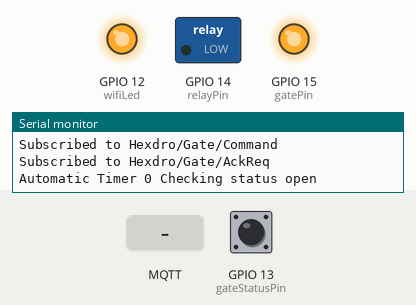
Bench run of a sketch on a simulated ESP8266 (NodeMCU). On the bench: switched loads named in the sketch (green lamp = pin HIGH), output pins drawn as LEDs (lit = HIGH), the last lines printed to the serial monitor. The test bench sets the inputs (shaded band); at power-on: GPIO 13 (gateStatusPin) HIGH. WiFi joins after 1.5 s; servers stay silent unless stated; no MQTT or app messages arrive unless stated.

Above: at 5.2 s.
5.3 s: MQTT message "toggle" arrives on the first subscribed topic
At 6.1 s:
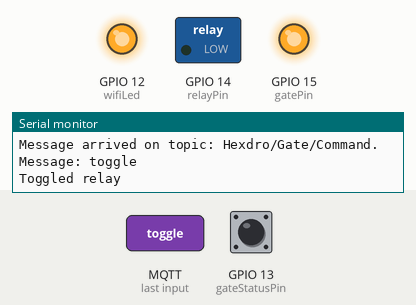
8.3 s: GPIO 13 (gateStatusPin) pulled LOW for 0.15 s
At 9.0 s:
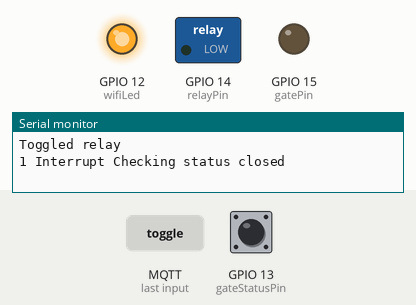
11.4 s: GPIO 13 (gateStatusPin) driven LOW
At 12.5 s:
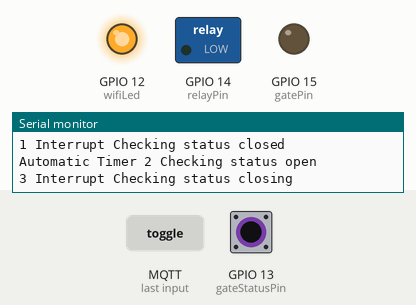
Timing chart, 0 to 14.4 s (numbered marks = the images above; inputs shaded):
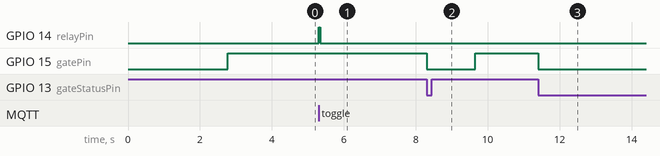

The sketch:

gateOpenerSketch.ino
```cpp
/*****

 All the resources for this project:
 insert URL HERE

*****/

#include <ESP8266WiFi.h>
#include <PubSubClient.h>
#include <ArduinoJson.h>

// Change the credentials below, so your ESP8266 connects to your router
const char* ssid = "WR7010-2.4G-1DA";
const char* password = "xzad67467";

// IP configuration
IPAddress ip(192, 168, 137, 25); // where xx is the desired IP Address
IPAddress gateway(192, 168, 1, 1); // set gateway to match your network
IPAddress subnet(255, 255, 255, 0); // set subnet mask to match your network

// Change the variable to your Raspberry Pi IP address, so it connects to your MQTT broker
const char* mqtt_server = "test.mosquitto.org";

// Initializes the espClient. You should change the espClient name if you have multiple ESPs running in your home automation system
WiFiClient espClient;
PubSubClient client(espClient);

// Pins
#define wifiLed 12
#define gatePin 15
#define gateStatusPin 13
#define relayPin 14

// States
const String OPENING_STATUS ="opening";
const String CLOSING_STATUS ="closing";
const String OPEN_STATUS ="open";
const String CLOSED_STATUS ="closed";
const String OPENINGCLOSING_STATUS = "openclose";
const String UNDETERMINED_STATUS ="und";
const String CLOSING_STOPPED_STATUS = "closing_stopped";
const String OPENING_STOPPED_STATUS = "opening_stopped";

// Timers auxiliar variables and previous gate status
long lastMeasure = 0;
long lastInterrupt = 0;
long threshold = 1200;
boolean lastGateStatus = false;
boolean check = true;

// Gate
String gateCommand = "Hexdro/Gate/Command";
String gateStatus= "Hexdro/Gate/Status";
bool gate_is_open = false;
String gateStatusString = UNDETERMINED_STATUS;

// Ack
String ACKREQTOPIC = "Hexdro/Gate/AckReq";
String ACKREPTOPIC = "Hexdro/Gate/AckReply";

// JSON Objects
StaticJsonDocument<100> docAck;
StaticJsonDocument<150> AckBack;
StaticJsonDocument<38> doc;

JsonObject root = doc.to<JsonObject>();
JsonObject gate = root.createNestedObject("gate");

JsonObject obj = AckBack.to<JsonObject>();
JsonObject ack_respone = obj.createNestedObject("ack_response");

// State keeping
bool started=false;
int i =0;

// Populate JSON Data
void setupJSON() {
  delay(10);
  gate["status"] = gate_is_open;
  ack_respone["client"]="";
}

// Don't change the function below. This functions connects your ESP8266 to your router
void setup_wifi() {
  delay(10);
  // We start by connecting to a WiFi network
  Serial.println();
  Serial.print("Connecting to ");
  Serial.println(ssid);

  WiFi.mode(WIFI_STA);
  WiFi.config(ip, gateway, subnet);
  WiFi.begin(ssid, password);
  while (WiFi.status() != WL_CONNECTED) {
    delay(500);
    Serial.print(".");
  }
  digitalWrite(wifiLed, HIGH);
  Serial.println("");
  Serial.print("WiFi connected - ESP IP address: ");
  Serial.println(WiFi.localIP());
}

// This functions is executed when some device publishes a message to a topic that your ESP8266 is subscribed to
// Change the function below to add logic to your program, so when a device publishes a message to a topic that
// your ESP8266 is subscribed you can actually do something
void callback(String topic, byte* message, unsigned int length) {
  Serial.print("Message arrived on topic: ");
  Serial.print(topic);
  Serial.print(". Message: ");
  String messageTemp;

  for (int i = 0; i < length; i++) {
    Serial.print((char)message[i]);
    messageTemp += (char)message[i];
  }
  Serial.println();

  // Toggles relay to trigger gate button
  if(topic==gateCommand){

      if(messageTemp == "toggle") {
        toggleRelay();
      }

  }

  // Ack request from connected device
  else if (topic==ACKREQTOPIC){

    // Deserialize the JSON object
    DeserializationError error = deserializeJson(docAck, messageTemp);

    // Test if parsing succeeds.
    if (error) {
      Serial.print(F("deserializeJson() failed: "));
      Serial.println(error.c_str());
      return;
    }

    const char* ackClient = docAck["ack_request"]["client"];

    // Send Ack Back
    ack_respone["client"] = ackClient;
    String statusData="";
    serializeJsonPretty(obj, statusData);;
    client.publish(ACKREPTOPIC.c_str(), statusData.c_str());

    // Print client.
    Serial.print("ACK sent to " +String(ackClient));
    ack_respone["client"].clear();
    AckBack.clear();

  }

  Serial.println();
}

// This functions reconnects your ESP8266 to your MQTT broker
// Change the function below if you want to subscribe to more topics with your ESP8266
void reconnect() {
  // Loop until we're reconnected
  while (!client.connected()) {
    Serial.print("Attempting MQTT connection...");
    // Attempt to connect
    if (client.connect("ESP8226_Gate")) {
      Serial.println("connected");
      // Subscribe or resubscribe to a topic
      // You can subscribe to more topics (to control more LEDs in this example)
      client.subscribe(gateCommand.c_str());
      client.subscribe(ACKREQTOPIC.c_str());
      client.publish("Hexdro", "hello world ESP8226 ! ");
      Serial.println("Subscribed to "+gateCommand);
      Serial.println("Subscribed to "+ACKREQTOPIC);

      /* Send persisting status */
      if (!started) {
        started=!started;
        lastInterrupt=millis();
      }

    } else {
      Serial.print("failed, rc=");
      Serial.print(client.state());
      Serial.println(" try again in 5 seconds");
      // Wait 5 seconds before retrying
      delay(5000);
    }
  }
}

// Publish Status of gate to MQTT
void publishStatus(){

  // Update JSON object
  gate["status"] = gateStatusString;

  String statusData="";
  // sprintf(statusData,"%d \n",60);
  serializeJsonPretty(root, statusData);
  client.publish(gateStatus.c_str(), statusData.c_str(),true);
  doc.clear();
}

// Function to trigger relay conneted to ESP8266
void toggleRelay(){
  digitalWrite(relayPin,HIGH);
  delay(50);
  digitalWrite(relayPin,LOW);
  Serial.println("Toggled relay");
}

// This function is triggered when the gate status pin voltage is changed
// Determines the current state of the gate once it has changed
ICACHE_RAM_ATTR void checkGateStatusInterupt(){

  // Update time last interrupt occured
  lastInterrupt = millis();

  if (millis()-lastMeasure > 200 ){

    // Stop automatic status check from occuring
    check = false;

    // Measure time
    long now = millis();
    long timeElsapsed = now - lastMeasure;
    threshold = 1200;

    // Record input
    bool gateStatusReading = digitalRead(gateStatusPin);

    // Determine state
    String previousGateStatusString = gateStatusString;
    if (timeElsapsed<500){
      if (gateStatusString == UNDETERMINED_STATUS) gateStatusString = OPENINGCLOSING_STATUS;
      else if(gateStatusString == OPENINGCLOSING_STATUS) gateStatusString = OPENINGCLOSING_STATUS;
      else if (gateStatusString == CLOSING_STATUS) gateStatusString = CLOSING_STOPPED_STATUS;
      else if (gateStatusString == OPENING_STATUS) gateStatusString = OPENING_STOPPED_STATUS;

    } else if(timeElsapsed<2000 ){
      if (gateStatusString == UNDETERMINED_STATUS) gateStatusString = OPENINGCLOSING_STATUS;
      else if(gateStatusString == OPENINGCLOSING_STATUS) gateStatusString = OPENINGCLOSING_STATUS;
      else if (gateStatusString == OPEN_STATUS) gateStatusString = CLOSING_STATUS;
      else if (gateStatusString == CLOSED_STATUS ) gateStatusString = OPENING_STATUS;
      else if (gateStatusString == CLOSING_STOPPED_STATUS) gateStatusString = OPENING_STATUS;
      else if (gateStatusString == OPENING_STOPPED_STATUS) gateStatusString = CLOSING_STATUS;

    } else{
      if (gateStatusReading) gateStatusString = OPEN_STATUS;
      else gateStatusString = CLOSED_STATUS;
    }

    // Display status LED
    digitalWrite(gatePin, gateStatusReading);

    // Time and state tracking
    lastGateStatus = gateStatusReading;
    lastMeasure = now;

    // Serial output update
    Serial.println(String(i)+" Interrupt Checking status "+gateStatusString);
    i++;

    // Let automatic status check occur
    check = true;

    // Publish current state of gate if state has changed
    if (gateStatusString!=previousGateStatusString) publishStatus();

  }

}

// This function can be called whenever the status of the gate needs to be determined
// Not to be used when gate status is actively changing (i.e. when opening/closing is occuring)
ICACHE_RAM_ATTR void checkGateStatus(){

  // Update time last interrupt occured
  lastInterrupt = millis();

  // Stop automatic status check from occurin
  check = false;

  // Measure time
  long now = millis();
  long timeElsapsed = now - lastMeasure;

  // Record input
  bool gateStatusReading = digitalRead(gateStatusPin);

  // Determine state
  if (gateStatusReading) gateStatusString = OPEN_STATUS;
  else gateStatusString = CLOSED_STATUS;

  // Display status LED
  digitalWrite(gatePin, gateStatusReading);

  // Time and state tracking
  lastGateStatus = gateStatusReading;
  lastMeasure = now;

  // Time and state tracking
  Serial.println(String(i)+" Checking status "+gateStatusString);
  i++;

  // Let automatic status check occur
  check = true;

  // Publish current state of gate
  publishStatus();

}

// The setup function sets your ESP GPIOs to Outputs, starts the serial communication at a baud rate of 115200
// Sets your mqtt broker and sets the callback function
// The callback function is what receives messages and actually controls the LEDs
void setup() {

  // Setup pins
  pinMode(wifiLed, OUTPUT);
  pinMode(gatePin, OUTPUT);
  pinMode(relayPin, OUTPUT);
  pinMode(gateStatusPin, INPUT_PULLUP);
  attachInterrupt(digitalPinToInterrupt(gateStatusPin), checkGateStatusInterupt, CHANGE);

  // Set pins
  digitalWrite(gatePin, LOW);
  digitalWrite(relayPin,LOW);

  // Start serial Connection
  Serial.begin(115200);

  // Setup device
  setupJSON();
  setup_wifi();
  client.setServer(mqtt_server, 1883);
  client.setCallback(callback);

}

// For this project, you don't need to change anything in the loop function. Basically it ensures that you ESP is connected to your broker
void loop() {

  if (!client.connected()) {
    reconnect();
  }
  if(!client.loop())
    client.connect("ESP8226_Gate");

  // If an interrupt has not occured
  long timeSinceLastInterrupt = millis() - lastInterrupt;
  if (timeSinceLastInterrupt > threshold && check) {
    Serial.print("Automatic Timer ");
    checkGateStatus();
    threshold = 60000;
  }


}
```

Measured:
- after the input at 5.3 s, GPIO 14 (relayPin): LOW → HIGH at once, → LOW 0.05 s later
- after the input at 8.3 s, GPIO 15 (gatePin): HIGH → LOW at once, → HIGH 1.4 s later
- after the input at 11.4 s, GPIO 15 (gatePin): HIGH → LOW at once
